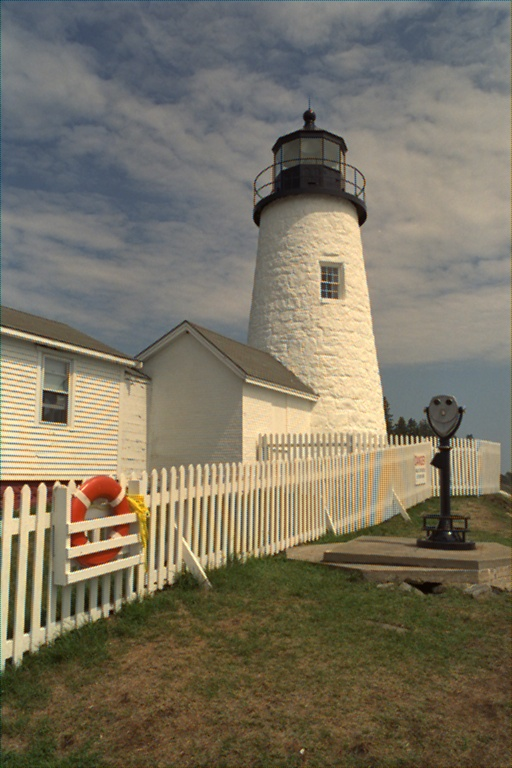
#> input picture prova/Questao2-3/output_imagem.jpg, 512 x 768 px
$ python Prova1_questao3.py
#> lines starting #> are read from the running program, lines starting #| are printed output that depends on the picture; after the words box and inside, x2 and y2 are one past the last pixel; in counts of white or black regions, pixels touching at a corner belong together
import cv2
import numpy as np
import matplotlib.pyplot as plt

# lendo a imagem resultante
img1 = cv2.imread('output_imagem.jpg')
#> img1 is the input picture: shape (768, 512, 3); mean B, G, R 98.2, 115.5, 122.4

# convertendo a imagem para tons de cinza
img2 = cv2.cvtColor(img1, cv2.COLOR_BGR2GRAY)
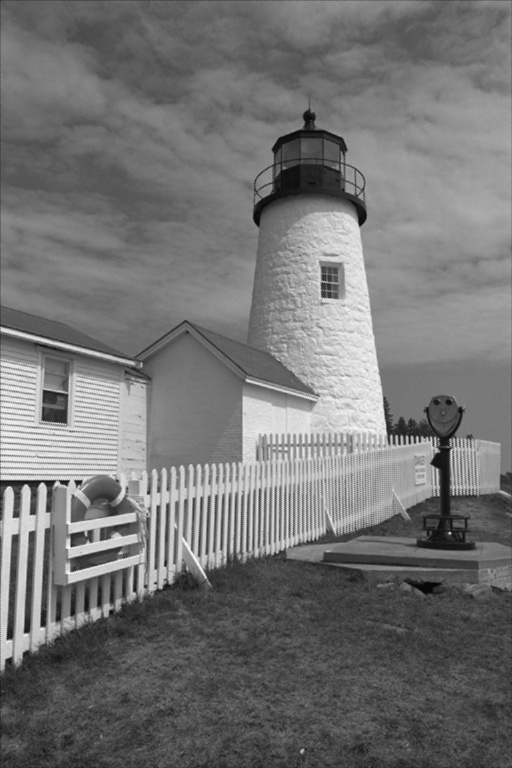
#> img2: shape (768, 512); min 4, max 249, mean 115.6

# criando/preenchendo vetor de frequencia para a cor de 0-255
h = np.zeros((256))
for i in range(img2.shape[0]):
    for j in range(img2.shape[1]):
        h[img2[i,j]] += 1

# aplicando algoritmo isodata para achar o limiar t
tprev = 0
t = 127
u1 = u2 = 0
while(abs(t-tprev)>=0.01):
    h1_sum = h2_sum =0
    for i in range(t+1):
       u1 += i*h[i]
       h1_sum += h[i]
    u1 /= h1_sum
    for i in range(t+1, 256):
       u2 += i*h[i]
       h2_sum += h[i]
    u2 /= h2_sum
    tprev = t
    t = round((u2+u1)/2)
#> after the loop, u1 = 91.95; u2 = 171

# aplicação do limiar
_, img3 = cv2.threshold(img2, t, 255, cv2.THRESH_BINARY)
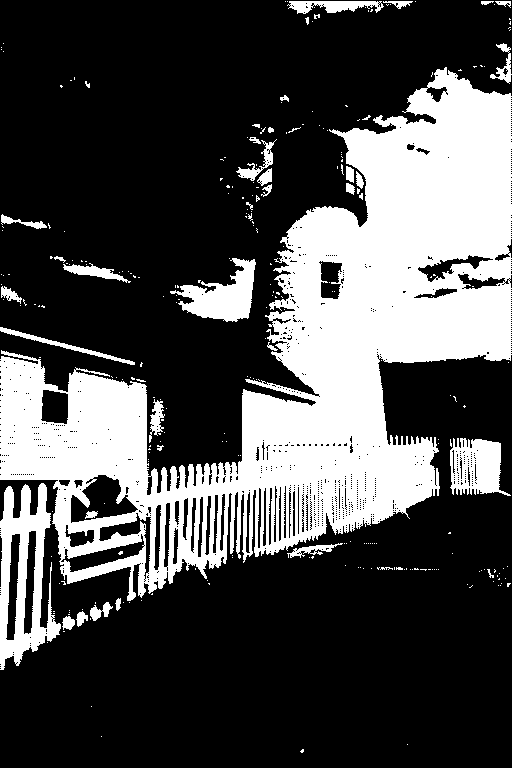
#> img3: shape (768, 512); 30% white; 277 white regions (237 under 20 px), largest, box (x1, y1, x2, y2) and area: (0, 67, 512, 601) 101279, (0, 483, 61, 670) 5610, (170, 258, 256, 322) 2667

# convertendo BGR para RGB
img1 = cv2.cvtColor(img1, cv2.COLOR_BGR2RGB)

# salva as imagens
cv2.imwrite('tons-cinza.jpg', img2)
cv2.imwrite('threshold.jpg', img3)


# mostrando as imagens usando matplotlib
plt.figure(figsize=(10,10))

plt.subplot(1,3,1)
plt.imshow(img1)
plt.title('Original')

plt.subplot(1,3,2)
plt.imshow(img2, cmap='gray')
plt.title('tons de cinza')

plt.subplot(1,3,3)
plt.imshow(img3, cmap='gray')
plt.title('threshold')

plt.show()
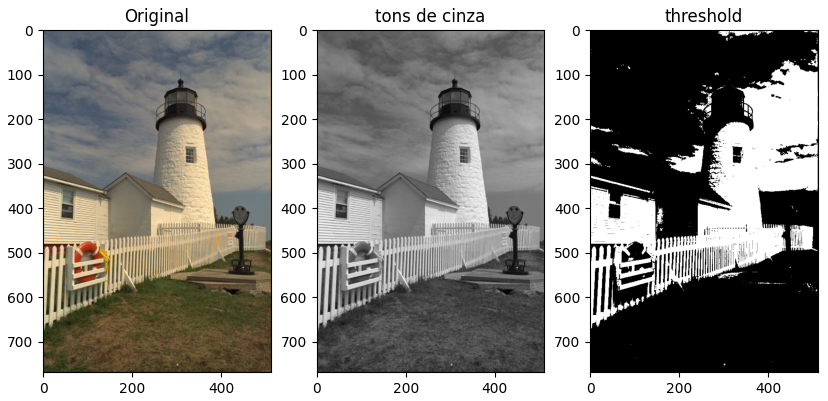
#> figure drawn by matplotlib, 3 panels
